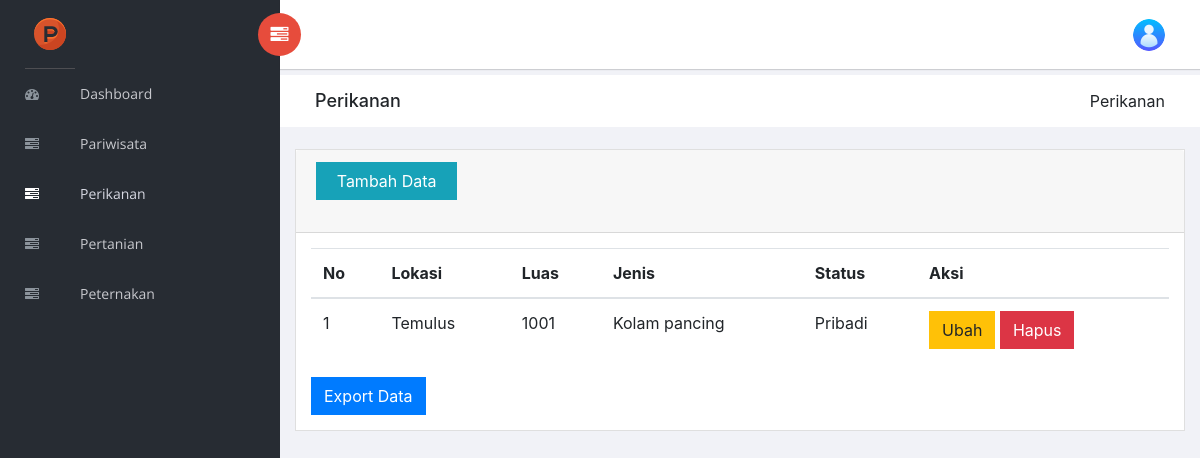
/perikanan.php (signed in), run on the app's committed database.
### tables this page shows
CREATE TABLE `perikanan` (
  `id` int(10) NOT NULL,
  `lokasi` varchar(300) NOT NULL,
  `luas` int(10) NOT NULL,
  `jenis` varchar(30) NOT NULL,
  `status` varchar(30) NOT NULL
);

### connection.php (called while the page is built)
<?php
$hostname = "localhost";
$username = "root";
$password = "";
$database = "potensi";
$conn = mysqli_connect($hostname, $username, $password, $database);
function query($query)
{
    global $conn;
    $result = mysqli_query($conn, $query);
    $rows = [];
    while ($row = mysqli_fetch_assoc($result)) {
        $rows[] = $row;
    }
    return $rows;
}

### perikanan.php (the view, shortened to what this page needs)
<?php
require_once "connection.php";
$perikanan = query("SELECT * FROM perikanan ORDER BY id DESC");
?>
<!doctype html>
<html class="no-js" lang="en">
<head>
    <link rel="stylesheet" href="vendors/bootstrap/dist/css/bootstrap.min.css">
    <link rel="stylesheet" href="vendors/font-awesome/css/font-awesome.min.css">
    <link rel="stylesheet" href="vendors/themify-icons/css/themify-icons.css">
    <link rel="stylesheet" href="vendors/flag-icon-css/css/flag-icon.min.css">
    <link rel="stylesheet" href="vendors/selectFX/css/cs-skin-elastic.css">
    <link rel="stylesheet" href="vendors/jqvmap/dist/jqvmap.min.css">
    <link rel="stylesheet" href="assets/css/style.css">
    <link rel="stylesheet" type="text/css" href="https://cdn.datatables.net/v/bs4/dt-1.10.23/datatables.min.css" />
</head>
<body>
    <aside id="left-panel" class="left-panel">
        <nav class="navbar navbar-expand-sm navbar-default">
            <div class="navbar-header">
                <a class="navbar-brand" style="width:50px; height:50px;" href="./"><img src="images/p.png" alt="Logo"></a>
            </div>
            <div id="main-menu" class="main-menu collapse navbar-collapse">
                <ul class="nav navbar-nav">
                    <li>
                        <a href="index.php"> <i class="menu-icon fa fa-dashboard"></i>Dashboard </a>
                    </li>
                    <li>
                        <a href="pariwisata.php"> <i class="menu-icon fa fa-tasks"></i>Pariwisata </a>
                    </li>
                    <li class="active">
                        <a href="perikanan.php"> <i class="menu-icon fa fa-tasks"></i>Perikanan </a>
                    </li>
                    <li>
                        <a href="pertanian.php"> <i class="menu-icon fa fa-tasks"></i>Pertanian </a>
                    </li>
                    <li>
                        <a href="peternakan.php"> <i class="menu-icon fa fa-tasks"></i>Peternakan </a>
                    </li>
                </ul>
            </div>
        </nav>
    </aside>
    <div id="right-panel" class="right-panel">
        <header id="header" class="header">
            <div class="header-menu">
                <div class="col-sm-7">
                    <a id="menuToggle" class="menutoggle pull-left"><i class="fa fa fa-tasks"></i></a>
                </div>
                <div class="col-sm-5">
                    <div class="user-area dropdown float-right">
                        <a href="#" class="dropdown-toggle" data-toggle="dropdown" aria-haspopup="true" aria-expanded="false">
                            <img class="user-avatar rounded-circle" src="images/admin.png" alt="User Avatar">
                        </a>
                    </div>
                </div>
            </div>
        </header>
        <div class="breadcrumbs">
            <div class="col-sm-4">
                <div class="page-header float-left">
                    <div class="page-title">
                        <h1>Perikanan</h1>
                    </div>
                </div>
            </div>
            <div class="col-sm-8">
                <div class="page-header float-right">
                    <div class="page-title">
                        <ol class="breadcrumb text-right">
                            <li class="active">Perikanan</li>
                        </ol>
                    </div>
                </div>
            </div>
        </div>
        <div class="content mt-3">
            <div class="row">
                <div class="col-md-12">
                    <div class="card demo-icons">
                        <div class="card-header">
                            <button style="margin-bottom:20px" data-toggle="modal" data-target="#myModal" class="btn btn-info col-md-2"><span class="glyphicon glyphicon-plus"></span>Tambah Data</button>
                        </div>
                        <div class="card-body all-icons">
                            <table class="table table-responsive-sm" id="pariwisata-table">
                                <thead>
                                    <tr>
                                        <th scope="col">No</th>
                                        <th scope="col">Lokasi</th>
                                        <th scope="col">Luas</th>
                                        <th scope="col">Jenis</th>
                                        <th scope="col">Status</th>
                                        <th scope="col">Aksi</th>
                                    </tr>
                                </thead>
                                <tbody>
                                    <?php $i = 1; ?>
                                    <?php foreach ($perikanan as $row) :  ?>
                                        <tr>
                                            <td><?= $i; ?></td>
                                            <td><?= $row["lokasi"]; ?></td>
                                            <td><?= $row["luas"]; ?></td>
                                            <td><?= $row["jenis"]; ?></td>
                                            <td><?= $row["status"]; ?></td>
                                            <td>
                                                <button data-toggle="modal" data-target="#edit<?= $row['id']; ?>" class="btn btn-warning">Ubah</button>
                                                <button data-toggle="modal" data-target="#del<?= $row['id']; ?>" class="btn btn-danger">Hapus</button>
                                            </td>
                                        </tr>
                                        <?php $i++; ?>
                                    <?php endforeach; ?>
                                </tbody>
                            </table>
                            <a class="btn btn-primary text-white" href="export_perikanan.php" role="button">Export Data</a>
                        </div>
                    </div>
                </div>
            </div>
        </div>
    </div>
</body>
</html>

### data on the page
perikanan: lokasi "Temulus", luas "1001", jenis "Kolam pancing", status "Pribadi"
